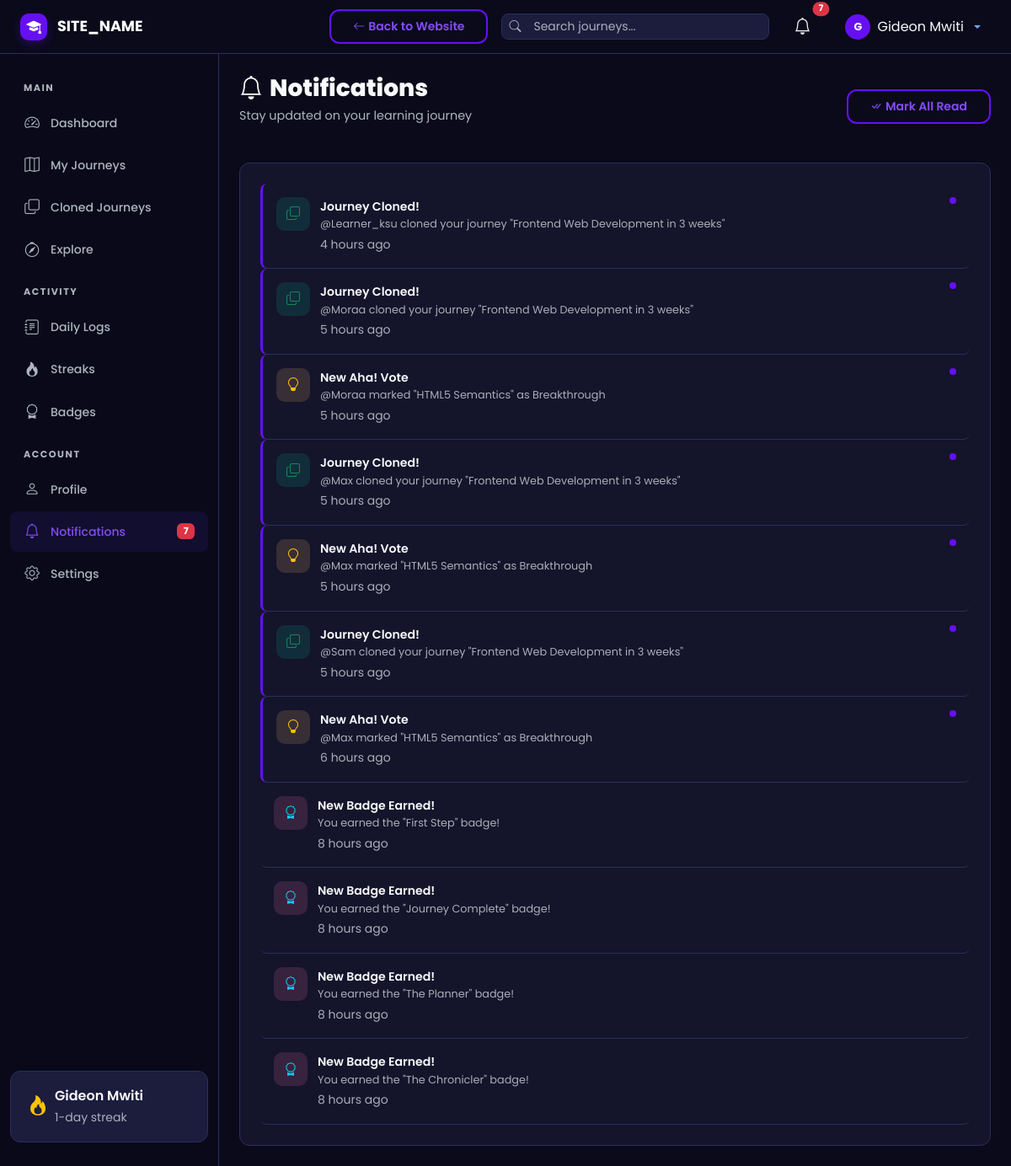
The page /user/notifications.php (signed in) on the database as committed earlier.
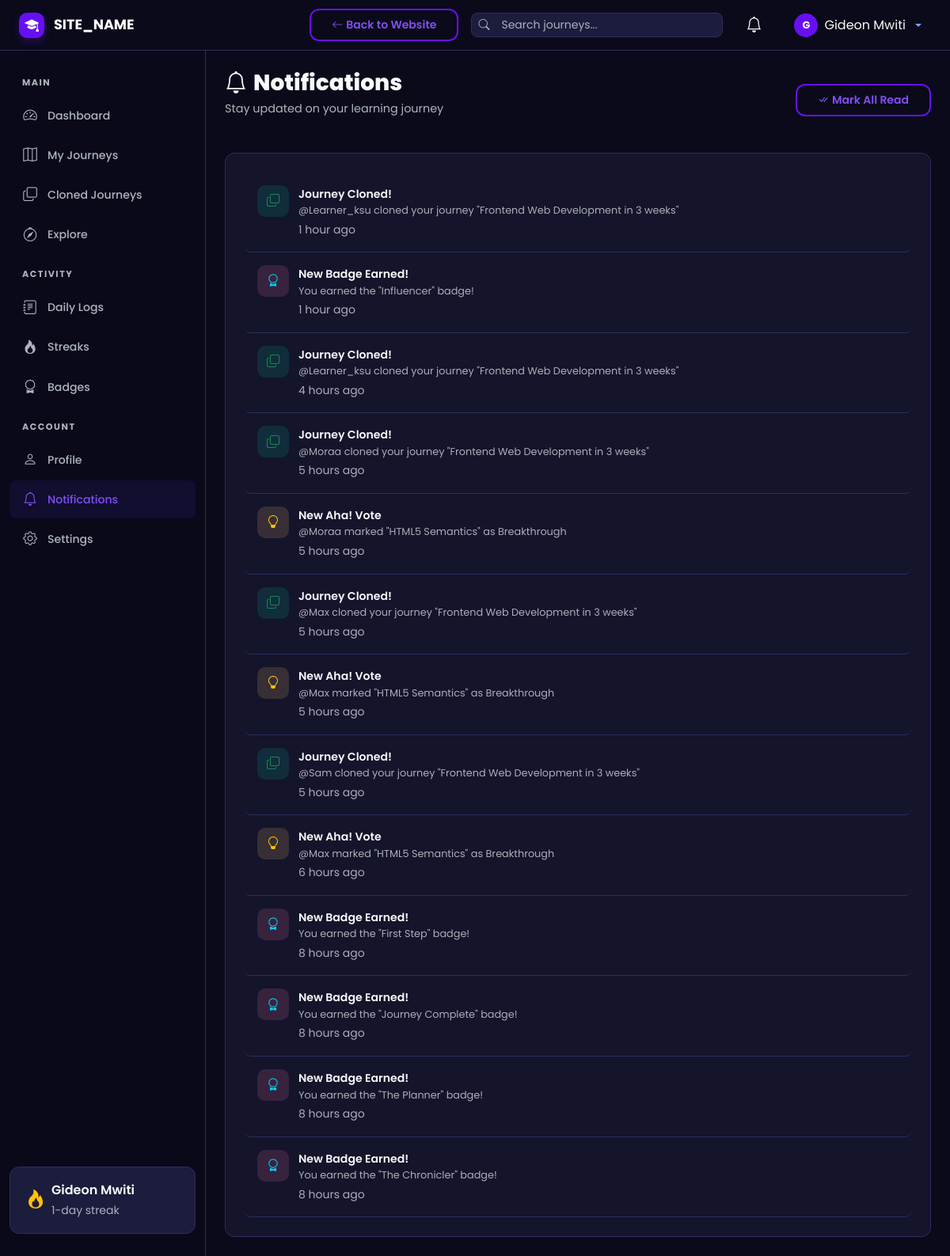
The same page on the database as committed later.
### tables this page shows
CREATE TABLE `notifications` (
  `id` int UNSIGNED NOT NULL,
  `user_id` int UNSIGNED NOT NULL,
  `type` enum('sync_update','comment','aha_vote','badge','clone','system') NOT NULL,
  `title` varchar(255) NOT NULL,
  `message` text NOT NULL,
  `link` varchar(500) DEFAULT NULL,
  `is_read` tinyint(1) NOT NULL DEFAULT '0',
  `created_at` datetime NOT NULL DEFAULT CURRENT_TIMESTAMP
);

### includes/helpers.php (called while the page is built, shortened)
<?php
function sanitize(?string $input): string {
    return htmlspecialchars(trim($input), ENT_QUOTES, 'UTF-8');
}
function timeAgo(string $datetime): string {
    $now  = new DateTime();
    $past = new DateTime($datetime);
    $diff = $now->diff($past);
    if ($diff->h > 0) return $diff->h . ' hour' . ($diff->h > 1 ? 's' : '') . ' ago';
    return 'just now';
}
function getUnreadNotificationCount(int $userId): int {
    $db = getDB();
    $stmt = $db->prepare("SELECT COUNT(*) FROM notifications WHERE user_id = ? AND is_read = 0");
    $stmt->execute([$userId]);
    return (int)$stmt->fetchColumn();
}
function getUserStats(int $userId): array {
    $db = getDB();
    $stmt = $db->prepare("SELECT current_streak, longest_streak FROM users WHERE id = ?");
    $stmt->execute([$userId]);
    $user = $stmt->fetch();
    $stmt = $db->prepare("SELECT COUNT(*) FROM journeys WHERE user_id = ? AND status = 'completed'");
    $stmt->execute([$userId]);
    $completedJourneys = (int)$stmt->fetchColumn();
    $stmt = $db->prepare("SELECT COUNT(*) FROM steps s JOIN journeys j ON s.journey_id = j.id WHERE j.user_id = ? AND s.status = 'completed'");
    $stmt->execute([$userId]);
    $completedSteps = (int)$stmt->fetchColumn();
    $stmt = $db->prepare("SELECT SUM(clone_count) FROM journeys WHERE user_id = ?");
    $stmt->execute([$userId]);
    $totalClones = (int)$stmt->fetchColumn();
    $stmt = $db->prepare("SELECT COUNT(*) FROM aha_votes av JOIN steps s ON av.step_id = s.id JOIN journeys j ON s.journey_id = j.id WHERE j.user_id = ?");
    $stmt->execute([$userId]);
    $totalAha = (int)$stmt->fetchColumn();
    $stmt = $db->prepare("SELECT COUNT(*) FROM journeys WHERE user_id = ?");
    $stmt->execute([$userId]);
    $totalJourneys = (int)$stmt->fetchColumn();
    $stmt = $db->prepare("SELECT COUNT(*) FROM daily_logs WHERE user_id = ?");
    $stmt->execute([$userId]);
    $totalLogs = (int)$stmt->fetchColumn();
    $stmt = $db->prepare("SELECT COUNT(*) FROM step_comments WHERE user_id = ?");
    $stmt->execute([$userId]);
    $totalComments = (int)$stmt->fetchColumn();
    $stmt = $db->prepare("SELECT COUNT(*) FROM aha_votes WHERE user_id = ?");
    $stmt->execute([$userId]);
    $totalAhaGiven = (int)$stmt->fetchColumn();
    return [
        'current_streak'     => $user['current_streak'] ?? 0,
        'longest_streak'     => $user['longest_streak'] ?? 0,
        'completed_journeys' => $completedJourneys,
        'completed_steps'    => $completedSteps,
        'total_clones'       => $totalClones,
        'total_aha_received' => $totalAha,
        'total_aha_given'    => $totalAhaGiven,
        'total_journeys'     => $totalJourneys,
        'total_logs'         => $totalLogs,
        'total_comments_given' => $totalComments,
    ];
}

### includes/session.php (called while the page is built, shortened)
<?php
function isLoggedIn(): bool {
    return isset($_SESSION['user_id']);
}
function getCurrentUser(): ?array {
    return [
        'id'        => $_SESSION['user_id'],
        'username'  => $_SESSION['username'],
        'full_name' => $_SESSION['full_name'],
        'email'     => $_SESSION['email'],
        'role'      => $_SESSION['user_role'],
        'avatar'    => $_SESSION['avatar'] ?? 'default-avatar.png',
    ];
}

### user/notifications.php (the view, shortened to what this page needs)
<?php
require_once __DIR__ . '/../includes/session.php';
require_once __DIR__ . '/../includes/helpers.php';
$userId = getCurrentUserId();
require_once __DIR__ . '/../includes/dashboard_header.php';
$stmt = $db->prepare("SELECT * FROM notifications WHERE user_id = ? ORDER BY created_at DESC LIMIT 50");
$stmt->execute([$userId]);
$notifications = $stmt->fetchAll();
$typeIcons = [
    'sync_update' => ['bi-arrow-repeat', 'rgba(253,203,110,0.15)', 'var(--st-warning)'],
    'comment'     => ['bi-chat-dots', 'rgba(116,185,255,0.15)', 'var(--st-info)'],
    'aha_vote'    => ['bi-lightbulb', 'rgba(253,203,110,0.15)', 'var(--st-warning)'],
    'badge'       => ['bi-award', 'rgba(253,121,168,0.15)', 'var(--st-accent)'],
    'clone'       => ['bi-copy', 'rgba(0,184,148,0.15)', 'var(--st-success)'],
    'system'      => ['bi-info-circle', 'rgba(108,92,231,0.15)', 'var(--st-primary-light)'],
];
?>
<div class="st-page-header d-flex align-items-center justify-content-between flex-wrap gap-3">
    <div>
        <h1 class="st-page-title"><i class="bi bi-bell me-2"></i>Notifications</h1>
        <p class="st-page-subtitle">Stay updated on your learning journey</p>
    </div>
    <?php if (!empty($notifications)): ?>
        <a href="?mark_read=1" class="btn btn-st-secondary btn-sm"><i class="bi bi-check-all me-1"></i>Mark All Read</a>
    <?php endif; ?>
</div>
<div class="st-card">
    <?php if (empty($notifications)): ?>
        <div class="st-empty-state py-4">
            <i class="bi bi-bell-slash d-block"></i>
            <h6 class="text-muted">No notifications yet</h6>
        </div>
    <?php else: ?>
        <?php foreach ($notifications as $n):
            $icon = $typeIcons[$n['type']] ?? $typeIcons['system'];
        ?>
        <a href="<?= $n['link'] ? sanitize($n['link']) : '#' ?>" class="st-notif-item text-decoration-none <?= !$n['is_read'] ? 'unread' : '' ?>"
           onclick="<?php if(!$n['is_read']): ?>fetch('<?= SITE_URL ?>/api/notifications.php?action=read&id=<?= $n['id'] ?>');<?php endif; ?>">
            <div class="st-notif-icon" style="background:<?= $icon[1] ?>;color:<?= $icon[2] ?>;">
                <i class="bi <?= $icon[0] ?>"></i>
            </div>
            <div class="flex-grow-1">
                <div class="fw-semibold" style="font-size:0.88rem;color:var(--st-text);"><?= sanitize($n['title']) ?></div>
                <div class="text-muted" style="font-size:0.8rem;"><?= sanitize($n['message']) ?></div>
                <small class="text-muted"><?= timeAgo($n['created_at']) ?></small>
            </div>
            <?php if (!$n['is_read']): ?>
                <span style="width:8px;height:8px;border-radius:50%;background:var(--st-primary);flex-shrink:0;"></span>
            <?php endif; ?>
        </a>
        <?php endforeach; ?>
    <?php endif; ?>
</div>
<?php require_once __DIR__ . '/../includes/dashboard_footer.php'; ?>

### includes/dashboard_header.php (shortened to what this page needs)
<?php
require_once __DIR__ . '/session.php';
require_once __DIR__ . '/helpers.php';
$currentUser = getCurrentUser();
$notifCount = getUnreadNotificationCount($currentUser['id']);
?>
<!DOCTYPE html>
<html lang="en" data-bs-theme="dark">
<head>
    <link href="https://cdn.jsdelivr.net/npm/bootstrap@5.3.3/dist/css/bootstrap.min.css" rel="stylesheet">
    <link href="https://cdn.jsdelivr.net/npm/bootstrap-icons@1.11.3/font/bootstrap-icons.min.css" rel="stylesheet">
    <link href="<?= SITE_URL ?>/assets/css/style.css" rel="stylesheet">
    <link href="<?= SITE_URL ?>/assets/css/dashboard.css" rel="stylesheet">
</head>
<body class="dashboard-body">
<nav class="navbar navbar-expand-lg navbar-dark st-topbar fixed-top">
    <div class="container-fluid px-4">
        <a class="navbar-brand py-0" href="<?= SITE_URL ?>/user/dashboard.php">
            <div class="st-logo-container">
                <div class="st-logo-icon" style="width:32px;height:32px;font-size:1.1rem;"><i class="bi bi-mortarboard-fill"></i></div>
                <div class="st-logo-text">
                    <span class="st-logo-name" style="font-size:1.1rem;"><?= SITE_NAME ?></span>
                </div>
            </div>
        </a>
        <div class="d-flex align-items-center ms-auto gap-3">
            <a href="<?= SITE_URL ?>" class="btn btn-sm btn-st-secondary d-none d-md-inline"><i class="bi bi-arrow-left me-1"></i>Back to Website</a>
            <form class="d-none d-md-flex" action="<?= SITE_URL ?>/explore.php" method="GET">
                <div class="input-group input-group-sm st-search-bar">
                    <span class="input-group-text bg-transparent border-0"><i class="bi bi-search text-muted"></i></span>
                    <input type="text" name="q" class="form-control bg-transparent border-0" placeholder="Search journeys...">
                </div>
            </form>
            <a href="<?= SITE_URL ?>/user/notifications.php" class="btn btn-link text-light position-relative st-nav-icon">
                <i class="bi bi-bell fs-5"></i>
                <?php if ($notifCount > 0): ?>
                    <span class="position-absolute top-0 start-100 translate-middle badge rounded-pill bg-danger st-notif-badge">
                        <?= $notifCount > 99 ? '99+' : $notifCount ?>
                    </span>
                <?php endif; ?>
            </a>
            <div class="dropdown">
                <button class="btn btn-link text-decoration-none dropdown-toggle st-user-dropdown d-flex align-items-center gap-2" data-bs-toggle="dropdown">
                    <div class="st-avatar-initial" style="width:30px;height:30px;font-size:0.8rem;">
                        <?= strtoupper(substr(sanitize(ltrim(!empty($currentUser['full_name']) ? $currentUser['full_name'] : $currentUser['username'], '@')), 0, 1)) ?>
                    </div>
                    <span class="d-none d-md-inline text-light"><?= sanitize(!empty($currentUser['full_name']) ? $currentUser['full_name'] : ltrim($currentUser['username'], '@')) ?></span>
                </button>
            </div>
        </div>
    </div>
</nav>
<div class="st-wrapper">
    <nav class="st-sidebar" id="sidebar">
        <div class="st-sidebar-inner">
            <ul class="st-sidebar-nav">
                <li class="st-sidebar-heading">Main</li>
                <li><a href="<?= SITE_URL ?>/user/dashboard.php" class="<?= basename($_SERVER['PHP_SELF']) === 'dashboard.php' ? 'active' : '' ?>"><i class="bi bi-speedometer2"></i><span>Dashboard</span></a></li>
                <?php if ($currentUser['role'] !== 'admin'): ?>
                    <li><a href="<?= SITE_URL ?>/user/journeys.php" class="<?= basename($_SERVER['PHP_SELF']) === 'journeys.php' ? 'active' : '' ?>"><i class="bi bi-map"></i><span>My Journeys</span></a></li>
                    <li><a href="<?= SITE_URL ?>/user/cloned.php" class="<?= basename($_SERVER['PHP_SELF']) === 'cloned.php' ? 'active' : '' ?>"><i class="bi bi-copy"></i><span>Cloned Journeys</span></a></li>
                <?php endif; ?>
                <li><a href="<?= SITE_URL ?>/explore.php" class="<?= basename($_SERVER['PHP_SELF']) === 'explore.php' ? 'active' : '' ?>"><i class="bi bi-compass"></i><span>Explore</span></a></li>
                <li class="st-sidebar-heading">Activity</li>
                <?php if ($currentUser['role'] !== 'admin'): ?>
                    <li><a href="<?= SITE_URL ?>/user/logs.php" class="<?= basename($_SERVER['PHP_SELF']) === 'logs.php' ? 'active' : '' ?>"><i class="bi bi-journal-text"></i><span>Daily Logs</span></a></li>
                    <li><a href="<?= SITE_URL ?>/user/streaks.php" class="<?= basename($_SERVER['PHP_SELF']) === 'streaks.php' ? 'active' : '' ?>"><i class="bi bi-fire"></i><span>Streaks</span></a></li>
                    <li><a href="<?= SITE_URL ?>/user/badges.php" class="<?= basename($_SERVER['PHP_SELF']) === 'badges.php' ? 'active' : '' ?>"><i class="bi bi-award"></i><span>Badges</span></a></li>
                <?php endif; ?>
                <li class="st-sidebar-heading">Account</li>
                <li><a href="<?= SITE_URL ?>/user/profile.php" class="<?= basename($_SERVER['PHP_SELF']) === 'profile.php' ? 'active' : '' ?>"><i class="bi bi-person"></i><span>Profile</span></a></li>
                <li><a href="<?= SITE_URL ?>/user/notifications.php" class="<?= basename($_SERVER['PHP_SELF']) === 'notifications.php' ? 'active' : '' ?>"><i class="bi bi-bell"></i><span>Notifications</span>
                    <?php if ($notifCount > 0): ?><span class="badge bg-danger ms-auto"><?= $notifCount ?></span><?php endif; ?>
                </a></li>
                <li><a href="<?= SITE_URL ?>/user/settings.php" class="<?= basename($_SERVER['PHP_SELF']) === 'settings.php' ? 'active' : '' ?>"><i class="bi bi-gear"></i><span>Settings</span></a></li>
            </ul>
            <?php if ($currentUser['role'] !== 'admin'): ?>
                <?php $userStats = getUserStats($currentUser['id']); ?>
                <div class="st-streak-widget">
                    <div class="d-flex align-items-center">
                        <i class="bi bi-fire text-warning fs-4 me-2"></i>
                        <div>
                            <div class="fw-semibold"><?= sanitize($currentUser['full_name']) ?></div>
                            <small class="text-muted"><?= $userStats['current_streak'] ?>-day streak</small>
                        </div>
                    </div>
                </div>
            <?php endif; ?>
        </div>
    </nav>
    <main class="st-content">
        <div class="container-fluid p-4">

### includes/dashboard_footer.php (shortened to what this page needs)
        </div>
    </main>
</div>
</body>
</html>

### assets/css/style.css (style rules this page uses)
:root { --st-primary: #6610f2; --st-primary-light: #844df5; --st-primary-dark: #520dc2; --st-secondary: #0dcaf0; --st-accent: #0dcaf0; --st-success: #198754; --st-warning: #ffc107; --st-danger: #dc3545; --st-info: #0dcaf0; --st-dark: #0a0a1a; --st-dark-card: #14142b; --st-dark-surface: #1c1c3d; --st-dark-border: #2d2d5f; --st-text: #f8f9fa; --st-text-muted: #adb5bd; --st-gradient-1: var(--st-primary); --st-gradient-2: var(--st-secondary); --st-gradient-3: #6c5ce7; --st-radius: 12px; --st-radius-sm: 8px; --st-radius-lg: 24px; --st-shadow: 0 10px 30px rgba(0, 0, 0, 0.3); --st-shadow-sm: 0 4px 12px rgba(0, 0, 0, 0.2); --st-transition: all 0.3s cubic-bezier(0.4, 0, 0.2, 1); --st-font: 'Poppins', 'Montserrat', sans-serif; }
* { margin: 0; padding: 0; box-sizing: border-box; }
body { font-family: var(--st-font); background: var(--st-dark); color: var(--st-text); line-height: 1.6; overflow-x: hidden; min-height: 100vh; }
a { color: var(--st-primary-light); text-decoration: none; transition: var(--st-transition); }
.btn-st-secondary { background: transparent; border: 2px solid var(--st-primary); color: var(--st-primary-light); font-weight: 600; padding: 8px 26px; border-radius: var(--st-radius); transition: var(--st-transition); }
.st-card { background: var(--st-dark-card); border: 1px solid var(--st-dark-border); border-radius: var(--st-radius); padding: 24px; transition: var(--st-transition); }
.st-notif-item { display: flex; align-items: flex-start; gap: 12px; padding: 16px; border-radius: var(--st-radius-sm); transition: var(--st-transition); border-bottom: 1px solid var(--st-dark-border); }
.st-notif-icon { width: 40px; height: 40px; border-radius: 10px; display: flex; align-items: center; justify-content: center; flex-shrink: 0; }
.st-logo-container { display: flex; align-items: center; gap: 12px; }
.st-logo-icon { width: 42px; height: 42px; background: var(--st-primary); border-radius: 10px; display: flex; align-items: center; justify-content: center; color: #fff; font-size: 1.5rem; box-shadow: 0 4px 12px rgba(102, 16, 242, 0.3); }
.st-logo-text { display: flex; flex-direction: column; justify-content: center; }
.st-logo-name { font-family: 'Poppins', sans-serif; font-weight: 700; font-size: 1.4rem; color: #fff; line-height: 1; }
.st-avatar-initial { width: 32px; height: 32px; background: var(--st-primary); color: #fff; border-radius: 50%; display: flex; align-items: center; justify-content: center; font-weight: 700; font-size: inherit; text-transform: uppercase; flex-shrink: 0; overflow: hidden; }
.st-notif-item.unread { border-left: 3px solid var(--st-primary); }

Rows that differ between the two databases and show on the page:
added notifications: title "Journey Cloned!", message "@Learner_ksu cloned your journey \"Frontend Web Development in 3 weeks\"", created_at "1 hour ago", type "clone" (drawn)
added notifications: title "New Badge Earned!", message "You earned the \"Influencer\" badge!", created_at "1 hour ago", type "badge" (drawn)
changed notifications "4 hours ago": is_read 0 → 1 (drawn)
changed notifications "@Moraa cloned your journey \"Frontend Web Development in 3 weeks\"": is_read 0 → 1 (drawn)
changed notifications "@Moraa marked \"HTML5 Semantics\" as Breakthrough": is_read 0 → 1 (drawn)
changed notifications "@Max cloned your journey \"Frontend Web Development in 3 weeks\"": is_read 0 → 1 (drawn)
changed notifications (number 7 of 13 on the later page): is_read 0 → 1 (drawn)
changed notifications "@Sam cloned your journey \"Frontend Web Development in 3 weeks\"": is_read 0 → 1 (drawn)
changed notifications "6 hours ago": is_read 0 → 1 (drawn)
Other text that changed with them:
$notifCount: "7" → (not shown)
